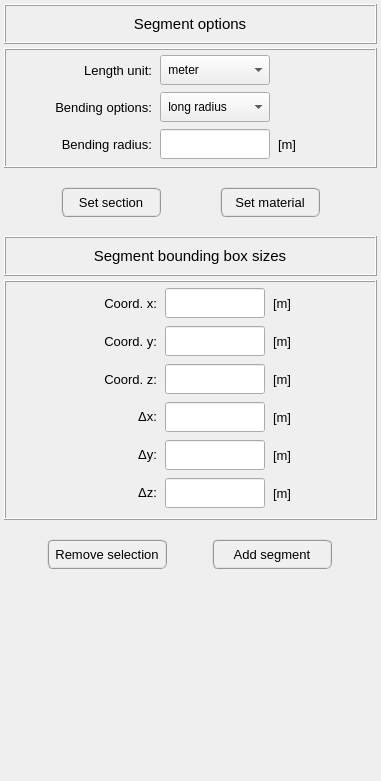
<?xml version="1.0" encoding="UTF-8"?>
<ui version="4.0">
 <class>Form</class>
 <widget class="QWidget" name="Form">
  <property name="geometry">
   <rect>
    <x>0</x>
    <y>0</y>
    <width>381</width>
    <height>781</height>
   </rect>
  </property>
  <property name="minimumSize">
   <size>
    <width>320</width>
    <height>0</height>
   </size>
  </property>
  <property name="windowTitle">
   <string>Form</string>
  </property>
  <layout class="QVBoxLayout" name="verticalLayout">
   <property name="spacing">
    <number>4</number>
   </property>
   <property name="leftMargin">
    <number>4</number>
   </property>
   <property name="topMargin">
    <number>4</number>
   </property>
   <property name="rightMargin">
    <number>4</number>
   </property>
   <property name="bottomMargin">
    <number>4</number>
   </property>
   <item>
    <widget class="QFrame" name="frame_title">
     <property name="minimumSize">
      <size>
       <width>0</width>
       <height>40</height>
      </size>
     </property>
     <property name="maximumSize">
      <size>
       <width>16777215</width>
       <height>40</height>
      </size>
     </property>
     <property name="frameShape">
      <enum>QFrame::Box</enum>
     </property>
     <property name="frameShadow">
      <enum>QFrame::Raised</enum>
     </property>
     <layout class="QGridLayout" name="gridLayout_7">
      <property name="leftMargin">
       <number>0</number>
      </property>
      <property name="topMargin">
       <number>0</number>
      </property>
      <property name="rightMargin">
       <number>0</number>
      </property>
      <property name="bottomMargin">
       <number>0</number>
      </property>
      <property name="spacing">
       <number>0</number>
      </property>
      <item row="0" column="0">
       <widget class="QLabel" name="label_11">
        <property name="minimumSize">
         <size>
          <width>240</width>
          <height>30</height>
         </size>
        </property>
        <property name="maximumSize">
         <size>
          <width>240</width>
          <height>30</height>
         </size>
        </property>
        <property name="font">
         <font>
          <pointsize>11</pointsize>
         </font>
        </property>
        <property name="frameShape">
         <enum>QFrame::NoFrame</enum>
        </property>
        <property name="frameShadow">
         <enum>QFrame::Raised</enum>
        </property>
        <property name="text">
         <string>Segment options</string>
        </property>
        <property name="alignment">
         <set>Qt::AlignCenter</set>
        </property>
       </widget>
      </item>
     </layout>
    </widget>
   </item>
   <item>
    <widget class="QFrame" name="frame_section">
     <property name="sizePolicy">
      <sizepolicy hsizetype="Expanding" vsizetype="Preferred">
       <horstretch>0</horstretch>
       <verstretch>0</verstretch>
      </sizepolicy>
     </property>
     <property name="minimumSize">
      <size>
       <width>0</width>
       <height>120</height>
      </size>
     </property>
     <property name="maximumSize">
      <size>
       <width>16777215</width>
       <height>140</height>
      </size>
     </property>
     <property name="frameShape">
      <enum>QFrame::Box</enum>
     </property>
     <property name="frameShadow">
      <enum>QFrame::Raised</enum>
     </property>
     <layout class="QGridLayout" name="gridLayout_2">
      <property name="leftMargin">
       <number>4</number>
      </property>
      <property name="topMargin">
       <number>4</number>
      </property>
      <property name="rightMargin">
       <number>4</number>
      </property>
      <property name="bottomMargin">
       <number>4</number>
      </property>
      <property name="horizontalSpacing">
       <number>8</number>
      </property>
      <item row="0" column="2">
       <widget class="QComboBox" name="comboBox_length_unit">
        <property name="minimumSize">
         <size>
          <width>110</width>
          <height>30</height>
         </size>
        </property>
        <property name="maximumSize">
         <size>
          <width>110</width>
          <height>30</height>
         </size>
        </property>
        <property name="font">
         <font>
          <pointsize>9</pointsize>
         </font>
        </property>
        <item>
         <property name="text">
          <string> meter</string>
         </property>
        </item>
        <item>
         <property name="text">
          <string> millimeter</string>
         </property>
        </item>
        <item>
         <property name="text">
          <string> inch</string>
         </property>
        </item>
       </widget>
      </item>
      <item row="2" column="2">
       <widget class="QLineEdit" name="lineEdit_bending_radius">
        <property name="minimumSize">
         <size>
          <width>110</width>
          <height>30</height>
         </size>
        </property>
        <property name="maximumSize">
         <size>
          <width>110</width>
          <height>30</height>
         </size>
        </property>
        <property name="font">
         <font>
          <pointsize>9</pointsize>
         </font>
        </property>
        <property name="alignment">
         <set>Qt::AlignCenter</set>
        </property>
       </widget>
      </item>
      <item row="2" column="1">
       <widget class="QLabel" name="label_6">
        <property name="minimumSize">
         <size>
          <width>110</width>
          <height>30</height>
         </size>
        </property>
        <property name="maximumSize">
         <size>
          <width>110</width>
          <height>30</height>
         </size>
        </property>
        <property name="font">
         <font>
          <pointsize>10</pointsize>
         </font>
        </property>
        <property name="text">
         <string>Bending radius:</string>
        </property>
        <property name="alignment">
         <set>Qt::AlignRight|Qt::AlignTrailing|Qt::AlignVCenter</set>
        </property>
       </widget>
      </item>
      <item row="1" column="1">
       <widget class="QLabel" name="label_5">
        <property name="minimumSize">
         <size>
          <width>110</width>
          <height>30</height>
         </size>
        </property>
        <property name="maximumSize">
         <size>
          <width>110</width>
          <height>30</height>
         </size>
        </property>
        <property name="font">
         <font>
          <pointsize>10</pointsize>
         </font>
        </property>
        <property name="text">
         <string>Bending options:</string>
        </property>
        <property name="alignment">
         <set>Qt::AlignRight|Qt::AlignTrailing|Qt::AlignVCenter</set>
        </property>
       </widget>
      </item>
      <item row="0" column="1">
       <widget class="QLabel" name="label_4">
        <property name="minimumSize">
         <size>
          <width>110</width>
          <height>30</height>
         </size>
        </property>
        <property name="maximumSize">
         <size>
          <width>110</width>
          <height>30</height>
         </size>
        </property>
        <property name="font">
         <font>
          <pointsize>10</pointsize>
         </font>
        </property>
        <property name="text">
         <string>Length unit:</string>
        </property>
        <property name="alignment">
         <set>Qt::AlignRight|Qt::AlignTrailing|Qt::AlignVCenter</set>
        </property>
       </widget>
      </item>
      <item row="1" column="2">
       <widget class="QComboBox" name="comboBox_bending_type">
        <property name="minimumSize">
         <size>
          <width>110</width>
          <height>30</height>
         </size>
        </property>
        <property name="maximumSize">
         <size>
          <width>110</width>
          <height>30</height>
         </size>
        </property>
        <property name="font">
         <font>
          <pointsize>9</pointsize>
         </font>
        </property>
        <item>
         <property name="text">
          <string> long radius</string>
         </property>
        </item>
        <item>
         <property name="text">
          <string> short radius</string>
         </property>
        </item>
        <item>
         <property name="text">
          <string> user-defined</string>
         </property>
        </item>
        <item>
         <property name="text">
          <string> disabled</string>
         </property>
        </item>
       </widget>
      </item>
      <item row="2" column="4">
       <spacer name="horizontalSpacer_2">
        <property name="orientation">
         <enum>Qt::Horizontal</enum>
        </property>
        <property name="sizeHint" stdset="0">
         <size>
          <width>40</width>
          <height>20</height>
         </size>
        </property>
       </spacer>
      </item>
      <item row="2" column="3">
       <widget class="QLabel" name="label_unit_bending_radius">
        <property name="minimumSize">
         <size>
          <width>60</width>
          <height>0</height>
         </size>
        </property>
        <property name="maximumSize">
         <size>
          <width>60</width>
          <height>16777215</height>
         </size>
        </property>
        <property name="font">
         <font>
          <pointsize>10</pointsize>
         </font>
        </property>
        <property name="text">
         <string>[m]</string>
        </property>
       </widget>
      </item>
      <item row="2" column="0">
       <spacer name="horizontalSpacer_5">
        <property name="orientation">
         <enum>Qt::Horizontal</enum>
        </property>
        <property name="sizeHint" stdset="0">
         <size>
          <width>40</width>
          <height>20</height>
         </size>
        </property>
       </spacer>
      </item>
     </layout>
    </widget>
   </item>
   <item>
    <widget class="QFrame" name="frame_upper_buttons">
     <property name="minimumSize">
      <size>
       <width>0</width>
       <height>60</height>
      </size>
     </property>
     <property name="maximumSize">
      <size>
       <width>16777215</width>
       <height>60</height>
      </size>
     </property>
     <property name="frameShape">
      <enum>QFrame::NoFrame</enum>
     </property>
     <property name="frameShadow">
      <enum>QFrame::Raised</enum>
     </property>
     <layout class="QGridLayout" name="gridLayout_3">
      <property name="leftMargin">
       <number>4</number>
      </property>
      <property name="topMargin">
       <number>4</number>
      </property>
      <property name="rightMargin">
       <number>4</number>
      </property>
      <property name="bottomMargin">
       <number>4</number>
      </property>
      <item row="0" column="0">
       <widget class="QPushButton" name="pushButton_set_cross_section">
        <property name="minimumSize">
         <size>
          <width>100</width>
          <height>30</height>
         </size>
        </property>
        <property name="maximumSize">
         <size>
          <width>100</width>
          <height>30</height>
         </size>
        </property>
        <property name="font">
         <font>
          <family>MS Shell Dlg 2</family>
          <pointsize>10</pointsize>
          <weight>50</weight>
          <italic>false</italic>
          <bold>false</bold>
         </font>
        </property>
        <property name="toolTip">
         <string>&lt;html&gt;&lt;head/&gt;&lt;body&gt;&lt;p&gt;Press to configure the segment cross-section&lt;/p&gt;&lt;/body&gt;&lt;/html&gt;</string>
        </property>
        <property name="styleSheet">
         <string notr="true">QPushButton{border-radius: 6px; border-color: rgb(150, 150, 150); border-style: ridge; border-width: 2px; color: rgb(0, 0, 0); background-color: rgb(240, 240, 240)}
QPushButton:hover{border-radius: 6px; border-color: rgb(0, 170, 255); border-style: ridge; border-width: 2px; color: rgb(0, 0, 0); background-color: rgba(174, 213, 255, 100)}
QPushButton:pressed{border-radius: 6px; border-color: rgb(0, 170, 255); border-style: ridge; border-width: 2px; color: rgb(0, 0, 0); background-color: rgb(174, 213, 255)}
QPushButton:disabled{border-radius: 6px; border-color: rgb(150, 150, 150); border-style: ridge; border-width: 0px; color: rgb(150,150, 150); background-color: rgb(220, 220, 220)}</string>
        </property>
        <property name="text">
         <string>Set section</string>
        </property>
       </widget>
      </item>
      <item row="0" column="1">
       <widget class="QPushButton" name="pushButton_set_material">
        <property name="minimumSize">
         <size>
          <width>100</width>
          <height>30</height>
         </size>
        </property>
        <property name="maximumSize">
         <size>
          <width>100</width>
          <height>30</height>
         </size>
        </property>
        <property name="font">
         <font>
          <family>MS Shell Dlg 2</family>
          <pointsize>10</pointsize>
          <weight>50</weight>
          <italic>false</italic>
          <bold>false</bold>
         </font>
        </property>
        <property name="toolTip">
         <string>&lt;html&gt;&lt;head/&gt;&lt;body&gt;&lt;p&gt;Press to configure the segment material&lt;/p&gt;&lt;/body&gt;&lt;/html&gt;</string>
        </property>
        <property name="styleSheet">
         <string notr="true">QPushButton{border-radius: 6px; border-color: rgb(150, 150, 150); border-style: ridge; border-width: 2px; color: rgb(0, 0, 0); background-color: rgb(240, 240, 240)}
QPushButton:hover{border-radius: 6px; border-color: rgb(0, 170, 255); border-style: ridge; border-width: 2px; color: rgb(0, 0, 0); background-color: rgba(174, 213, 255, 100)}
QPushButton:pressed{border-radius: 6px; border-color: rgb(0, 170, 255); border-style: ridge; border-width: 2px; color: rgb(0, 0, 0); background-color: rgb(174, 213, 255)}
QPushButton:disabled{border-radius: 6px; border-color: rgb(150, 150, 150); border-style: ridge; border-width: 0px; color: rgb(150,150, 150); background-color: rgb(220, 220, 220)}</string>
        </property>
        <property name="text">
         <string>Set material</string>
        </property>
       </widget>
      </item>
     </layout>
    </widget>
   </item>
   <item>
    <widget class="QFrame" name="frame_title_deltas">
     <property name="minimumSize">
      <size>
       <width>0</width>
       <height>40</height>
      </size>
     </property>
     <property name="maximumSize">
      <size>
       <width>16777215</width>
       <height>40</height>
      </size>
     </property>
     <property name="frameShape">
      <enum>QFrame::Box</enum>
     </property>
     <property name="frameShadow">
      <enum>QFrame::Raised</enum>
     </property>
     <layout class="QGridLayout" name="gridLayout_6">
      <property name="leftMargin">
       <number>0</number>
      </property>
      <property name="topMargin">
       <number>0</number>
      </property>
      <property name="rightMargin">
       <number>0</number>
      </property>
      <property name="bottomMargin">
       <number>0</number>
      </property>
      <property name="spacing">
       <number>0</number>
      </property>
      <item row="0" column="0">
       <widget class="QLabel" name="label_title_deltas">
        <property name="minimumSize">
         <size>
          <width>240</width>
          <height>30</height>
         </size>
        </property>
        <property name="maximumSize">
         <size>
          <width>240</width>
          <height>30</height>
         </size>
        </property>
        <property name="font">
         <font>
          <pointsize>11</pointsize>
         </font>
        </property>
        <property name="frameShape">
         <enum>QFrame::NoFrame</enum>
        </property>
        <property name="frameShadow">
         <enum>QFrame::Raised</enum>
        </property>
        <property name="text">
         <string>Segment bounding box sizes</string>
        </property>
        <property name="alignment">
         <set>Qt::AlignCenter</set>
        </property>
       </widget>
      </item>
     </layout>
    </widget>
   </item>
   <item>
    <widget class="QFrame" name="frame_deltas">
     <property name="sizePolicy">
      <sizepolicy hsizetype="Expanding" vsizetype="Preferred">
       <horstretch>0</horstretch>
       <verstretch>0</verstretch>
      </sizepolicy>
     </property>
     <property name="minimumSize">
      <size>
       <width>0</width>
       <height>240</height>
      </size>
     </property>
     <property name="maximumSize">
      <size>
       <width>16777215</width>
       <height>280</height>
      </size>
     </property>
     <property name="frameShape">
      <enum>QFrame::Box</enum>
     </property>
     <property name="frameShadow">
      <enum>QFrame::Raised</enum>
     </property>
     <layout class="QGridLayout" name="gridLayout">
      <property name="leftMargin">
       <number>4</number>
      </property>
      <property name="topMargin">
       <number>4</number>
      </property>
      <property name="rightMargin">
       <number>4</number>
      </property>
      <property name="bottomMargin">
       <number>4</number>
      </property>
      <property name="horizontalSpacing">
       <number>8</number>
      </property>
      <item row="4" column="2">
       <widget class="QLineEdit" name="lineEdit_delta_y">
        <property name="minimumSize">
         <size>
          <width>100</width>
          <height>30</height>
         </size>
        </property>
        <property name="maximumSize">
         <size>
          <width>100</width>
          <height>30</height>
         </size>
        </property>
        <property name="font">
         <font>
          <pointsize>10</pointsize>
         </font>
        </property>
        <property name="alignment">
         <set>Qt::AlignCenter</set>
        </property>
       </widget>
      </item>
      <item row="3" column="3">
       <widget class="QLabel" name="label_unit_delta_x">
        <property name="minimumSize">
         <size>
          <width>60</width>
          <height>0</height>
         </size>
        </property>
        <property name="maximumSize">
         <size>
          <width>60</width>
          <height>16777215</height>
         </size>
        </property>
        <property name="font">
         <font>
          <pointsize>10</pointsize>
         </font>
        </property>
        <property name="text">
         <string>[m]</string>
        </property>
       </widget>
      </item>
      <item row="4" column="3">
       <widget class="QLabel" name="label_unit_delta_y">
        <property name="minimumSize">
         <size>
          <width>60</width>
          <height>0</height>
         </size>
        </property>
        <property name="maximumSize">
         <size>
          <width>60</width>
          <height>16777215</height>
         </size>
        </property>
        <property name="font">
         <font>
          <pointsize>10</pointsize>
         </font>
        </property>
        <property name="text">
         <string>[m]</string>
        </property>
       </widget>
      </item>
      <item row="3" column="1">
       <widget class="QLabel" name="label">
        <property name="minimumSize">
         <size>
          <width>110</width>
          <height>30</height>
         </size>
        </property>
        <property name="maximumSize">
         <size>
          <width>110</width>
          <height>30</height>
         </size>
        </property>
        <property name="font">
         <font>
          <pointsize>10</pointsize>
         </font>
        </property>
        <property name="toolTip">
         <string/>
        </property>
        <property name="text">
         <string>&lt;html&gt;&lt;head/&gt;&lt;body&gt;&lt;p&gt;Δx:&lt;/p&gt;&lt;/body&gt;&lt;/html&gt;</string>
        </property>
        <property name="alignment">
         <set>Qt::AlignRight|Qt::AlignTrailing|Qt::AlignVCenter</set>
        </property>
       </widget>
      </item>
      <item row="4" column="1">
       <widget class="QLabel" name="label_2">
        <property name="minimumSize">
         <size>
          <width>110</width>
          <height>30</height>
         </size>
        </property>
        <property name="maximumSize">
         <size>
          <width>110</width>
          <height>30</height>
         </size>
        </property>
        <property name="font">
         <font>
          <pointsize>10</pointsize>
         </font>
        </property>
        <property name="toolTip">
         <string/>
        </property>
        <property name="text">
         <string>&lt;html&gt;&lt;head/&gt;&lt;body&gt;&lt;p&gt;Δy:&lt;/p&gt;&lt;/body&gt;&lt;/html&gt;</string>
        </property>
        <property name="alignment">
         <set>Qt::AlignRight|Qt::AlignTrailing|Qt::AlignVCenter</set>
        </property>
       </widget>
      </item>
      <item row="5" column="1">
       <widget class="QLabel" name="label_3">
        <property name="minimumSize">
         <size>
          <width>110</width>
          <height>30</height>
         </size>
        </property>
        <property name="maximumSize">
         <size>
          <width>110</width>
          <height>30</height>
         </size>
        </property>
        <property name="font">
         <font>
          <pointsize>10</pointsize>
         </font>
        </property>
        <property name="toolTip">
         <string/>
        </property>
        <property name="text">
         <string>&lt;html&gt;&lt;head/&gt;&lt;body&gt;&lt;p&gt;Δz:&lt;/p&gt;&lt;/body&gt;&lt;/html&gt;</string>
        </property>
        <property name="alignment">
         <set>Qt::AlignRight|Qt::AlignTrailing|Qt::AlignVCenter</set>
        </property>
       </widget>
      </item>
      <item row="3" column="4">
       <spacer name="horizontalSpacer_4">
        <property name="orientation">
         <enum>Qt::Horizontal</enum>
        </property>
        <property name="sizeHint" stdset="0">
         <size>
          <width>40</width>
          <height>20</height>
         </size>
        </property>
       </spacer>
      </item>
      <item row="3" column="0">
       <spacer name="horizontalSpacer_3">
        <property name="orientation">
         <enum>Qt::Horizontal</enum>
        </property>
        <property name="sizeHint" stdset="0">
         <size>
          <width>40</width>
          <height>20</height>
         </size>
        </property>
       </spacer>
      </item>
      <item row="5" column="3">
       <widget class="QLabel" name="label_unit_delta_z">
        <property name="minimumSize">
         <size>
          <width>60</width>
          <height>0</height>
         </size>
        </property>
        <property name="maximumSize">
         <size>
          <width>60</width>
          <height>16777215</height>
         </size>
        </property>
        <property name="font">
         <font>
          <pointsize>10</pointsize>
         </font>
        </property>
        <property name="text">
         <string>[m]</string>
        </property>
       </widget>
      </item>
      <item row="5" column="2">
       <widget class="QLineEdit" name="lineEdit_delta_z">
        <property name="minimumSize">
         <size>
          <width>100</width>
          <height>30</height>
         </size>
        </property>
        <property name="maximumSize">
         <size>
          <width>100</width>
          <height>30</height>
         </size>
        </property>
        <property name="font">
         <font>
          <pointsize>10</pointsize>
         </font>
        </property>
        <property name="alignment">
         <set>Qt::AlignCenter</set>
        </property>
       </widget>
      </item>
      <item row="3" column="2">
       <widget class="QLineEdit" name="lineEdit_delta_x">
        <property name="minimumSize">
         <size>
          <width>100</width>
          <height>30</height>
         </size>
        </property>
        <property name="maximumSize">
         <size>
          <width>100</width>
          <height>30</height>
         </size>
        </property>
        <property name="font">
         <font>
          <pointsize>10</pointsize>
         </font>
        </property>
        <property name="alignment">
         <set>Qt::AlignCenter</set>
        </property>
       </widget>
      </item>
      <item row="2" column="3">
       <widget class="QLabel" name="label_unit_coord_z">
        <property name="minimumSize">
         <size>
          <width>60</width>
          <height>0</height>
         </size>
        </property>
        <property name="maximumSize">
         <size>
          <width>60</width>
          <height>16777215</height>
         </size>
        </property>
        <property name="font">
         <font>
          <pointsize>10</pointsize>
         </font>
        </property>
        <property name="text">
         <string>[m]</string>
        </property>
       </widget>
      </item>
      <item row="1" column="3">
       <widget class="QLabel" name="label_unit_coord_y">
        <property name="minimumSize">
         <size>
          <width>60</width>
          <height>0</height>
         </size>
        </property>
        <property name="maximumSize">
         <size>
          <width>60</width>
          <height>16777215</height>
         </size>
        </property>
        <property name="font">
         <font>
          <pointsize>10</pointsize>
         </font>
        </property>
        <property name="text">
         <string>[m]</string>
        </property>
       </widget>
      </item>
      <item row="1" column="2">
       <widget class="QLineEdit" name="lineEdit_coord_y">
        <property name="minimumSize">
         <size>
          <width>100</width>
          <height>30</height>
         </size>
        </property>
        <property name="maximumSize">
         <size>
          <width>100</width>
          <height>30</height>
         </size>
        </property>
        <property name="font">
         <font>
          <pointsize>10</pointsize>
         </font>
        </property>
        <property name="alignment">
         <set>Qt::AlignCenter</set>
        </property>
       </widget>
      </item>
      <item row="1" column="1">
       <widget class="QLabel" name="label_8">
        <property name="minimumSize">
         <size>
          <width>110</width>
          <height>30</height>
         </size>
        </property>
        <property name="maximumSize">
         <size>
          <width>110</width>
          <height>30</height>
         </size>
        </property>
        <property name="font">
         <font>
          <pointsize>10</pointsize>
         </font>
        </property>
        <property name="toolTip">
         <string/>
        </property>
        <property name="text">
         <string>Coord. y:</string>
        </property>
        <property name="alignment">
         <set>Qt::AlignRight|Qt::AlignTrailing|Qt::AlignVCenter</set>
        </property>
       </widget>
      </item>
      <item row="2" column="2">
       <widget class="QLineEdit" name="lineEdit_coord_z">
        <property name="minimumSize">
         <size>
          <width>100</width>
          <height>30</height>
         </size>
        </property>
        <property name="maximumSize">
         <size>
          <width>100</width>
          <height>30</height>
         </size>
        </property>
        <property name="font">
         <font>
          <pointsize>10</pointsize>
         </font>
        </property>
        <property name="alignment">
         <set>Qt::AlignCenter</set>
        </property>
       </widget>
      </item>
      <item row="2" column="1">
       <widget class="QLabel" name="label_9">
        <property name="minimumSize">
         <size>
          <width>110</width>
          <height>30</height>
         </size>
        </property>
        <property name="maximumSize">
         <size>
          <width>110</width>
          <height>30</height>
         </size>
        </property>
        <property name="font">
         <font>
          <pointsize>10</pointsize>
         </font>
        </property>
        <property name="toolTip">
         <string/>
        </property>
        <property name="text">
         <string>Coord. z:</string>
        </property>
        <property name="alignment">
         <set>Qt::AlignRight|Qt::AlignTrailing|Qt::AlignVCenter</set>
        </property>
       </widget>
      </item>
      <item row="0" column="2">
       <widget class="QLineEdit" name="lineEdit_coord_x">
        <property name="minimumSize">
         <size>
          <width>100</width>
          <height>30</height>
         </size>
        </property>
        <property name="maximumSize">
         <size>
          <width>100</width>
          <height>30</height>
         </size>
        </property>
        <property name="font">
         <font>
          <pointsize>10</pointsize>
         </font>
        </property>
        <property name="alignment">
         <set>Qt::AlignCenter</set>
        </property>
       </widget>
      </item>
      <item row="0" column="1">
       <widget class="QLabel" name="label_10">
        <property name="minimumSize">
         <size>
          <width>110</width>
          <height>30</height>
         </size>
        </property>
        <property name="maximumSize">
         <size>
          <width>110</width>
          <height>30</height>
         </size>
        </property>
        <property name="font">
         <font>
          <pointsize>10</pointsize>
         </font>
        </property>
        <property name="toolTip">
         <string/>
        </property>
        <property name="text">
         <string>Coord. x:</string>
        </property>
        <property name="alignment">
         <set>Qt::AlignRight|Qt::AlignTrailing|Qt::AlignVCenter</set>
        </property>
       </widget>
      </item>
      <item row="0" column="3">
       <widget class="QLabel" name="label_unit_coord_x">
        <property name="minimumSize">
         <size>
          <width>60</width>
          <height>0</height>
         </size>
        </property>
        <property name="maximumSize">
         <size>
          <width>60</width>
          <height>16777215</height>
         </size>
        </property>
        <property name="font">
         <font>
          <pointsize>10</pointsize>
         </font>
        </property>
        <property name="text">
         <string>[m]</string>
        </property>
       </widget>
      </item>
     </layout>
    </widget>
   </item>
   <item>
    <widget class="QFrame" name="frame_bottom_buttons">
     <property name="minimumSize">
      <size>
       <width>0</width>
       <height>60</height>
      </size>
     </property>
     <property name="maximumSize">
      <size>
       <width>16777215</width>
       <height>60</height>
      </size>
     </property>
     <property name="frameShape">
      <enum>QFrame::NoFrame</enum>
     </property>
     <property name="frameShadow">
      <enum>QFrame::Raised</enum>
     </property>
     <layout class="QGridLayout" name="gridLayout_5">
      <property name="leftMargin">
       <number>4</number>
      </property>
      <property name="topMargin">
       <number>4</number>
      </property>
      <property name="rightMargin">
       <number>4</number>
      </property>
      <property name="bottomMargin">
       <number>4</number>
      </property>
      <item row="0" column="0">
       <widget class="QPushButton" name="pushButton_remove_selection">
        <property name="minimumSize">
         <size>
          <width>120</width>
          <height>30</height>
         </size>
        </property>
        <property name="maximumSize">
         <size>
          <width>120</width>
          <height>30</height>
         </size>
        </property>
        <property name="font">
         <font>
          <family>MS Shell Dlg 2</family>
          <pointsize>10</pointsize>
          <weight>50</weight>
          <italic>false</italic>
          <bold>false</bold>
         </font>
        </property>
        <property name="toolTip">
         <string>&lt;html&gt;&lt;head/&gt;&lt;body&gt;&lt;p&gt;&lt;span style=&quot; font-weight:400;&quot;&gt;Press enter to remove the segment&lt;/span&gt;&lt;/p&gt;&lt;/body&gt;&lt;/html&gt;</string>
        </property>
        <property name="styleSheet">
         <string notr="true">QPushButton{border-radius: 6px; border-color: rgb(150, 150, 150); border-style: ridge; border-width: 2px; color: rgb(0, 0, 0); background-color: rgb(240, 240, 240)}
QPushButton:hover{border-radius: 6px; border-color: rgb(0, 170, 255); border-style: ridge; border-width: 2px; color: rgb(0, 0, 0); background-color: rgba(174, 213, 255, 100)}
QPushButton:pressed{border-radius: 6px; border-color: rgb(0, 170, 255); border-style: ridge; border-width: 2px; color: rgb(0, 0, 0); background-color: rgb(174, 213, 255)}
QPushButton:disabled{border-radius: 6px; border-color: rgb(150, 150, 150); border-style: ridge; border-width: 0px; color: rgb(150,150, 150); background-color: rgb(220, 220, 220)}</string>
        </property>
        <property name="text">
         <string>Remove selection</string>
        </property>
        <property name="shortcut">
         <string>Del</string>
        </property>
       </widget>
      </item>
      <item row="0" column="1">
       <widget class="QPushButton" name="pushButton_add_segment">
        <property name="enabled">
         <bool>true</bool>
        </property>
        <property name="minimumSize">
         <size>
          <width>120</width>
          <height>30</height>
         </size>
        </property>
        <property name="maximumSize">
         <size>
          <width>120</width>
          <height>30</height>
         </size>
        </property>
        <property name="font">
         <font>
          <family>MS Shell Dlg 2</family>
          <pointsize>10</pointsize>
          <weight>50</weight>
          <italic>false</italic>
          <bold>false</bold>
         </font>
        </property>
        <property name="toolTip">
         <string>&lt;html&gt;&lt;head/&gt;&lt;body&gt;&lt;p&gt;&lt;span style=&quot; font-weight:400;&quot;&gt;Press enter to create the segment&lt;/span&gt;&lt;/p&gt;&lt;/body&gt;&lt;/html&gt;</string>
        </property>
        <property name="styleSheet">
         <string notr="true">QPushButton{border-radius: 6px; border-color: rgb(150, 150, 150); border-style: ridge; border-width: 2px; color: rgb(0, 0, 0); background-color: rgb(240, 240, 240)}
QPushButton:hover{border-radius: 6px; border-color: rgb(0, 170, 255); border-style: ridge; border-width: 2px; color: rgb(0, 0, 0); background-color: rgba(174, 213, 255, 100)}
QPushButton:pressed{border-radius: 6px; border-color: rgb(0, 170, 255); border-style: ridge; border-width: 2px; color: rgb(0, 0, 0); background-color: rgb(174, 213, 255)}
QPushButton:disabled{border-radius: 6px; border-color: rgb(150, 150, 150); border-style: ridge; border-width: 0px; color: rgb(150,150, 150); background-color: rgb(220, 220, 220)}</string>
        </property>
        <property name="text">
         <string>Add segment</string>
        </property>
        <property name="shortcut">
         <string>Return</string>
        </property>
       </widget>
      </item>
     </layout>
    </widget>
   </item>
   <item>
    <spacer name="verticalSpacer">
     <property name="orientation">
      <enum>Qt::Vertical</enum>
     </property>
     <property name="sizeHint" stdset="0">
      <size>
       <width>20</width>
       <height>40</height>
      </size>
     </property>
    </spacer>
   </item>
  </layout>
 </widget>
 <tabstops>
  <tabstop>lineEdit_delta_x</tabstop>
  <tabstop>lineEdit_delta_y</tabstop>
  <tabstop>lineEdit_delta_z</tabstop>
  <tabstop>comboBox_length_unit</tabstop>
  <tabstop>comboBox_bending_type</tabstop>
  <tabstop>lineEdit_bending_radius</tabstop>
 </tabstops>
 <resources/>
 <connections/>
</ui>
